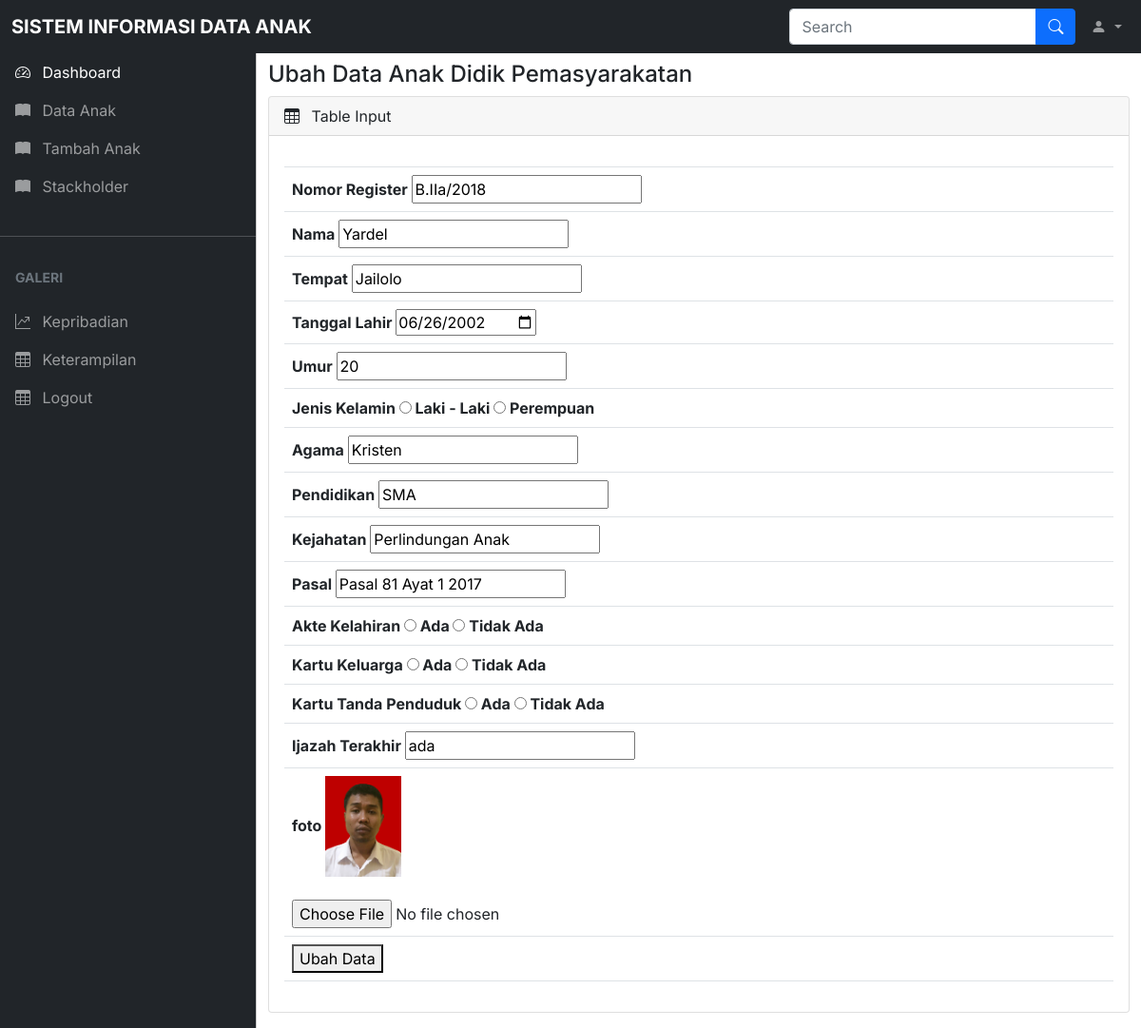
The app's page /andikpas/ubah.php?id=2 with its own data.
### tables this page shows
CREATE TABLE `andikpas` (
  `id` int(10) NOT NULL,
  `nr` varchar(20) NOT NULL,
  `nama` varchar(200) NOT NULL,
  `tempat` varchar(50) NOT NULL,
  `tgllahir` date NOT NULL,
  `umur` varchar(10) NOT NULL,
  `jk` varchar(10) NOT NULL,
  `agama` varchar(10) NOT NULL,
  `pendidikan` varchar(100) NOT NULL,
  `kejahatan` varchar(100) NOT NULL,
  `pasal` varchar(100) NOT NULL,
  `akte` varchar(20) NOT NULL,
  `kk` varchar(20) NOT NULL,
  `ktp` varchar(20) NOT NULL,
  `ijazah` varchar(20) NOT NULL,
  `foto` varchar(20) NOT NULL
);

### andikpas/functions.php (called while the page is built, shortened)
<?php
$conn = mysqli_connect("localhost", "root", "", "lpka");
function query ($query) {
  global $conn;
  $result = mysqli_query($conn, $query);
  while($row = mysqli_fetch_assoc($result)) {
    $rows [] = $row;
  }
  return $rows;
  }
?>

### andikpas/ubah.php (the view, shortened to what this page needs)
<?php
  require 'functions.php';
      $id = $_GET["id"];
      $ank = query("SELECT * FROM andikpas WHERE id = $id")[0];
?>
<!DOCTYPE html>
<html lang="en">
  <head>
    <link rel="stylesheet" href="./admdashboard/css/bootstrap.min.css" />
    <link rel="stylesheet" href="https://cdn.jsdelivr.net/npm/bootstrap-icons@1.4.1/font/bootstrap-icons.css" />
    <link rel="stylesheet" href="./admdashboard/css/dataTables.bootstrap5.min.css" />
    <link rel="stylesheet" href="./admdashboard/css/style.css" />
  </head>
  <body>
    <nav class="navbar navbar-expand-lg navbar-dark bg-dark fixed-top">
      <div class="container-fluid">
        <a class="navbar-brand me-auto ms-lg-0 ms-3 text-uppercase fw-bold" href="#">Sistem Informasi Data Anak</a>
        <div class="collapse navbar-collapse" id="topNavBar">
          <form class="d-flex ms-auto my-3 my-lg-0">
            <div class="input-group">
              <input class="form-control" type="search" placeholder="Search" aria-label="Search" />
              <button class="btn btn-primary" type="submit">
                <i class="bi bi-search"></i>
              </button>
            </div>
          </form>
          <ul class="navbar-nav">
            <li class="nav-item dropdown">
              <a class="nav-link dropdown-toggle ms-2" href="#" role="button" data-bs-toggle="dropdown" aria-expanded="false">
                <i class="bi bi-person-fill"></i>
              </a>
            </li>
          </ul>
        </div>
      </div>
    </nav>
    <div class="offcanvas offcanvas-start sidebar-nav bg-dark" tabindex="-1" id="sidebar">
      <div class="offcanvas-body p-0">
        <nav class="navbar-dark">
          <ul class="navbar-nav">
            <li>
              <a href="#" class="nav-link px-3 active">
                <span class="me-2"><i class="bi bi-speedometer2"></i></span>
                <span>Dashboard</span>
              </a>
            </li>
            <li>
              <a href="#" class="nav-link px-3">
                <span class="me-2"><i class="bi bi-book-fill"></i></span>
                <span>Data Anak</span>
              </a>
            </li>
            <li>
              <a href="#" class="nav-link px-3">
                <span class="me-2"><i class="bi bi-book-fill"></i></span>
                <span>Tambah Anak</span>
              </a>
            </li>
            <li>
              <a href="#" class="nav-link px-3">
                <span class="me-2"><i class="bi bi-book-fill"></i></span>
                <span>Stackholder</span>
              </a>
            </li>
            <li class="my-4"><hr class="dropdown-divider bg-light" /></li>
            <li>
              <div class="text-muted small fw-bold text-uppercase px-3 mb-3">Galeri</div>
            </li>
            <li>
              <a href="#" class="nav-link px-3">
                <span class="me-2"><i class="bi bi-graph-up"></i></span>
                <span>Kepribadian</span>
              </a>
            </li>
            <li>
              <a href="#" class="nav-link px-3">
                <span class="me-2"><i class="bi bi-table"></i></span>
                <span>Keterampilan</span>
              </a>
            </li>
            <li>
              <a href="#" class="nav-link px-3">
                <span class="me-2"><i class="bi bi-table"></i></span>
                <span>Logout</span>
              </a>
            </li>
          </ul>
        </nav>
      </div>
    </div>
    <main class="mt-5 pt-3">
      <div class="container-fluid">
        <div class="row">
          <div class="col-md-12">
            <h4>Ubah Data Anak Didik Pemasyarakatan</h4>
          </div>
        </div>
        <div class="row">
          <div class="col-md-12 mb-3">
            <div class="card">
              <div class="card-header">
                <span><i class="bi bi-table me-2"></i></span> Table Input
              </div>
              <div class="card-body">
                <div class="table-responsive">
                  <table id="example" class="table table-striped data-table" style="width: 100%">
                    <thead>
                      <form action="" method="post" enctype="multipart/form-data">
                      <tr>
                        <th>
                        </th>
                      </tr>
                      <tr>
                        <th>
                          <label for="nr">Nomor Register</label>
                          <input type="text" name="nr" id="nr" required value="<?= $ank["nr"]; ?>">
                        </th>
                      </tr>
                      <tr>
                        <th>
                          <label for="nama">Nama</label>
                          <input type="text" name="nama" id="nama" required value="<?= $ank["nama"]; ?>">
                        </th>
                      </tr>
                      <tr>
                        <th>
                          <label for="tempat">Tempat</label>
                          <input type="text" name="tempat" id="tempat" required value="<?= $ank["tempat"]; ?>">
                        </th>
                      </tr>
                      <tr>
                        <th>
                          <label for="tgllahir">Tanggal Lahir</label>
                          <input type="date" name="tgllahir" id="tgllahir" required value="<?= $ank["tgllahir"]; ?>">
                        </th>
                      </tr>
                      <tr>
                        <th>
                          <label for="umur">Umur</label>
                          <input type="text" name="umur" id="umur" required value="<?= $ank["umur"]; ?>">
                        </th>
                      </tr>
                      <tr>
                        <th>
                          <label for="jk">Jenis Kelamin</label>
                          <input type="radio" name="jk" id="jk" value="L"> Laki - Laki
                          <input type="radio" name="jk" id="jk" value="P"> Perempuan
                        </th>
                      </tr>
                      <tr>
                        <th>
                          <label for="agama">Agama</label>
                          <input type="text" name="agama" id="agama" required value="<?= $ank["agama"]; ?>">
                        </th>
                      </tr>
                      <tr>
                        <th>
                          <label for="pendidikan">Pendidikan</label>
                          <input type="text" name="pendidikan" id="pendidikan" required value="<?= $ank["pendidikan"]; ?>">
                        </th>
                      </tr>
                      <tr>
                        <th>
                          <label for="kejahatan">Kejahatan</label>
                          <input type="text" name="kejahatan" id="kejahatan" required value="<?= $ank["kejahatan"]; ?>">
                        </th>
                      </tr>
                      <tr>
                        <th>
                          <label for="pasal">Pasal</label>
                          <input type="text" name="pasal" id="pasal" required value="<?= $ank["pasal"]; ?>">
                        </th>
                      </tr>
                      <tr>
                        <th>
                          <label for="akte">Akte Kelahiran</label>
                          <input type="radio" name="akte" id="akte" value="ada"> Ada
                          <input type="radio" name="akte" id="akte" value="tidak"> Tidak Ada
                        </th>
                      </tr>
                      <tr>
                        <th>
                          <label for="kk">Kartu Keluarga</label>
                          <input type="radio" name="kk" id="kk" value="ada"> Ada
                          <input type="radio" name="kk" id="kk" value="tidak"> Tidak Ada
                        </th>
                      </tr>
                      <tr>
                        <th>
                          <label for="ktp">Kartu Tanda Penduduk</label>
                          <input type="radio" name="ktp" id="ktp" value="ada"> Ada
                          <input type="radio" name="ktp" id="ktp" value="tidak"> Tidak Ada
                        </th>
                      </tr>
                      <tr>
                        <th>
                          <label for="ijazah">Ijazah Terakhir</label>
                          <input type="teks" name="ijazah" id="ijazah" value="<?= $ank["ijazah"]; ?>">
                        </th>
                      </tr>
                      <tr>
                        <th>
                          <label for="foto">foto</label>
                          <img src="img/<?= $ank["foto"]; ?>" width="80"><br><br>
                          <input type="file" name="foto" id="foto">
                        </th>
                      </tr>
                      <tr>
                        <th>
                          <button type="submit" name="submit">Ubah Data</button>
                       </th>
                      </tr>
                      </form>
                    </thead>
                  </table>
                </div>
              </div>
            </div>
          </div>
        </div>
      </div>
    </main>
  </body>
</html>

### records on screen
andikpas: nr "B.IIa/2018", nama "Yardel", tempat "Jailolo", tgllahir "06/26/2002", umur "20", agama "Kristen", pendidikan "SMA", kejahatan "Perlindungan Anak", pasal "Pasal 81 Ayat 1 2017", ijazah "ada", foto (picture)
